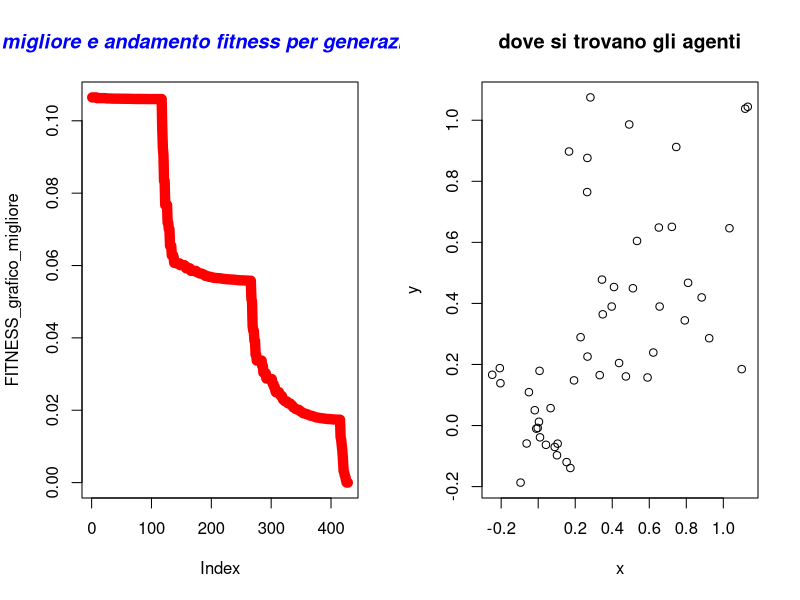

This figure's R source:
#  Author Nicola Bernabè ver 1.0 8/11/2021
# the implemented version of the GA refers to the following Journal: 
#

controllo_intervallo<-function(x,y,ub,lb){
    #message(x," ",y," ",ub," ",lb)
    if(x>ub[1]){
        x<-ub[1]
    }
    if(x<lb[1]){
        x<-lb[1]
    }
    if(y>ub[2]){
        y<-ub[2]
    }
    if(y<lb[2]){
        y<-lb[2]
    }

    return (c(x,y))
}

#prendo 2 individui che saranno i genitori presi casualmente dalla popolazione
aggiornamento_posizione<-function(Sciame,MAX_DIMENSION_Sciame,particelle_1_2_indici,gamma_parametro,alpha,ub,lb,beta_0,BEST_FITNESS,b_0,MAX_UNKNOWNS,FUNZIONE_COSTO,min_max){
 
    #Sciame[3,particelle_1_2_indici[1]]<-FUNZIONE_COSTO(Sciame[1,particelle_1_2_indici[1]],Sciame[2,particelle_1_2_indici[1]])
    if(Sciame[3,particelle_1_2_indici[1]]>Sciame[3,particelle_1_2_indici[2]] && min_max==-1){
        x<-(Sciame[1,particelle_1_2_indici[2]]-Sciame[1,particelle_1_2_indici[1]])^2
        y<-(Sciame[1,particelle_1_2_indici[2]]-Sciame[2,particelle_1_2_indici[1]])^2
        r<-x+y#non faccio la radice perchè dopo devo fare un quadrato e quindi è inutile calcolare
        #beta_0<-1
        beta<-(beta_0-b_0)*exp(-gamma_parametro*r)+b_0
        #stemps<-alpha*(runif(1, 0,MAX_DIMENSION_Sciame,)-0.5)#*scale
        stemps_x<-alpha*(runif(1, 0,MAX_UNKNOWNS)-0.5)
        stemps_y<-alpha*(runif(1, 0,MAX_UNKNOWNS)-0.5)
        Sciame[1,particelle_1_2_indici[1]]<-(1-beta)*Sciame[1,particelle_1_2_indici[1]]+beta*Sciame[1,particelle_1_2_indici[2]]+stemps_x
        Sciame[2,particelle_1_2_indici[1]]<-(1-beta)*Sciame[2,particelle_1_2_indici[1]]+beta*Sciame[2,particelle_1_2_indici[2]]+stemps_y
        #message("prima beta ",beta," steps ",stemps," "," alpha ",alpha," ",Sciame[1,particelle_1_2_indici[1]]," ",Sciame[2,particelle_1_2_indici[1]]," ",Sciame[3,particelle_1_2_indici[1]])
        x1y1<-controllo_intervallo(Sciame[1,particelle_1_2_indici[1]],Sciame[2,particelle_1_2_indici[1]],ub,lb)
        Sciame[1,particelle_1_2_indici[1]]<-x1y1[1]
        Sciame[2,particelle_1_2_indici[1]]<-x1y1[2]
        Sciame[3,particelle_1_2_indici[1]]<-FUNZIONE_COSTO(x1y1[1],x1y1[2])
        #message("dopo beta ",beta," steps ",stemps," "," alpha ",alpha," ",Sciame[1,particelle_1_2_indici[1]]," ",Sciame[2,particelle_1_2_indici[1]]," ",Sciame[3,particelle_1_2_indici[1]])
    }else if(Sciame[3,particelle_1_2_indici[1]]<Sciame[3,particelle_1_2_indici[2]] && min_max==1){
        x<-(Sciame[1,particelle_1_2_indici[2]]-Sciame[1,particelle_1_2_indici[1]])^2
        y<-(Sciame[1,particelle_1_2_indici[2]]-Sciame[2,particelle_1_2_indici[1]])^2
        r<-x+y#non faccio la radice perchè dopo devo fare un quadrato e quindi è inutile calcolare
        #beta_0<-1
        beta<-(beta_0-b_0)*exp(-gamma_parametro*r)+b_0
        #stemps<-alpha*(runif(1, 0,MAX_DIMENSION_Sciame,)-0.5)#*scale
        stemps_x<-alpha*(runif(1, 0,MAX_UNKNOWNS)-0.5)
        stemps_y<-alpha*(runif(1, 0,MAX_UNKNOWNS)-0.5)
        Sciame[1,particelle_1_2_indici[1]]<-(1-beta)*Sciame[1,particelle_1_2_indici[1]]+beta*Sciame[1,particelle_1_2_indici[2]]+stemps_x
        Sciame[2,particelle_1_2_indici[1]]<-(1-beta)*Sciame[2,particelle_1_2_indici[1]]+beta*Sciame[2,particelle_1_2_indici[2]]+stemps_y
        #message("prima beta ",beta," steps ",stemps," "," alpha ",alpha," ",Sciame[1,particelle_1_2_indici[1]]," ",Sciame[2,particelle_1_2_indici[1]]," ",Sciame[3,particelle_1_2_indici[1]])
        x1y1<-controllo_intervallo(Sciame[1,particelle_1_2_indici[1]],Sciame[2,particelle_1_2_indici[1]],ub,lb)
        Sciame[1,particelle_1_2_indici[1]]<-x1y1[1]
        Sciame[2,particelle_1_2_indici[1]]<-x1y1[2]
        Sciame[3,particelle_1_2_indici[1]]<-FUNZIONE_COSTO(x1y1[1],x1y1[2])
    }
    
    
    


    
    
    #print(rand)
    return(Sciame)
}

#aggiorni migliore fitness
aggiorna_fitness<-function(BEST_FITNESS,Migliore_fitness_generazione){
            BEST_FITNESS[1]<-Migliore_fitness_generazione[1]
            BEST_FITNESS[2]<-Migliore_fitness_generazione[2]
            BEST_FITNESS[3]<-Migliore_fitness_generazione[3]
            #BEST_FITNESS[4]<-Migliore_fitness_generazione[4]
    return(BEST_FITNESS)


}

#scorro su tutti gli individui e cerco il fitneess migliore
controllo_migliore_fitness<-function(Sciame,min_max){
    BEST_FITNESS<-c(Sciame[1,1],Sciame[2,1],Sciame[3,1])
    for(i in 2:dim(Sciame)[2]) {
        #message("controllo best ",BEST_FITNESS[3]," ",Sciame[7,i])


        if(BEST_FITNESS[3]>Sciame[3,i] && min_max==-1){#ricordo che la riga 8 è fitness corrente
            BEST_FITNESS[1]<-Sciame[1,i]#x 
            BEST_FITNESS[2]<-Sciame[2,i]#y 
            BEST_FITNESS[3]<-Sciame[3,i]#fitess corrente

        }else if(BEST_FITNESS[3]<Sciame[3,i]  && min_max==1){
            BEST_FITNESS[1]<-Sciame[1,i]#x corrente
            BEST_FITNESS[2]<-Sciame[2,i]#y corrente
            BEST_FITNESS[3]<-Sciame[3,i]#fitess corrente
        }







       


    }
    return(c(BEST_FITNESS[1],BEST_FITNESS[2],BEST_FITNESS[3]))
}
#inizializzo la matrice
inizializzazione<-function(ub, lb,MAX_UNKNOWNS,MAX_DIMENSION_Sciame,FUNZIONE_COSTO){
    Sciame<-matrix(1:1,nrow <- (MAX_UNKNOWNS)+1, ncol <- MAX_DIMENSION_Sciame)#oltre alla x e y ci aggiungo le 2 velocità, poi anche le x e y migliori della particella anche la fitness migliore della particella e quella corrente
    numero_casuale_x<-1
    numero_casuale_y <-1
    for(i in 1:dim(Sciame)[2]) {
        Sciame[1,i] <-runif(1, lb[1],ub[1] )#x
        Sciame[2,i] <-runif(1, lb[1],ub[1] )#y
        Sciame[3,i] <-FUNZIONE_COSTO(Sciame[1,i],Sciame[2,i])#fitness
        #Sciame[4,i] <-runif(1, 0,1 )#intensità luce
    }

    return (Sciame)
}
aggiorno_file_individui<-function(Sciame,MAX_DIMENSION_Sciame,generazione){
                individuo<-c()
                x<-c()
                y<-c()
                fitness<-c()
                for(i in 1:MAX_DIMENSION_Sciame) {
                    x<-c(x,Sciame[1,i])
                    y<-c(y,Sciame[2,i])
                    fitness<-c(fitness,Sciame[3,i])
                    
                    }
            df<-data.frame(x,y,fitness)
            #nome_file<-"generazione"+generazione+".cvs"
            nome_file = paste("FA generazione ",generazione,".txt",sep="")
            #write.csv(df, file=nome_file,sep=";",row.names=FALSE)
            write.table(df, file= nome_file,sep=";",row.names=FALSE)
            }

mainFA<-function(ub,lb,MAX_UNKNOWNS,MAX_DIMENSION_Sciame,Generazioni,STAZIONARIETA,min_max,stampo_generazione,precisione,gamma_parametro,theta,alpha,max_alpha,alpha_min,alpha_decrescente,beta_0,b_0,FUNZIONE_COSTO){
   

    Sciame<-inizializzazione(ub, lb,MAX_UNKNOWNS,MAX_DIMENSION_Sciame,FUNZIONE_COSTO)#inizializzo la popolazione
    BEST_FITNESS<-controllo_migliore_fitness(Sciame,min_max)
    FITNESS_grafico_migliore<-c()
    FITNESS_grafico_migliore_generazione<-c()
    #iterazioni calcolo per trovare il minimo
    indice_stazionarieta<-0#aumenta ad ogni generazione
    n_generazioni<-0
    gamma<- gamma_parametro
    for(i in 1:Generazioni){
        n_generazioni<-i
        if(alpha_decrescente==1){
            alpha<-alpha*theta
        }
        
        
        for(j_iterazioni_particelle1 in 1:MAX_DIMENSION_Sciame){#muovo tutte le particelle una volta
         for(j_interazioni_particelle2 in 1:MAX_DIMENSION_Sciame){
             particelle_1_2_indici<-c(j_iterazioni_particelle1,j_interazioni_particelle2)
             Sciame<-aggiornamento_posizione(Sciame,MAX_DIMENSION_Sciame,particelle_1_2_indici,gamma_parametro,alpha,ub,lb,beta_0,BEST_FITNESS,b_0,MAX_UNKNOWNS,FUNZIONE_COSTO,min_max)
         }
        }
        if(alpha<alpha_min && alpha_decrescente==1){
            alpha<-max_alpha
        }
        #print(alpha)
        Migliore_fitness_generazione<-controllo_migliore_fitness(Sciame,min_max)
        #message(Migliore_fitness_generazione," alpha ",alpha)
        if(Migliore_fitness_generazione[3]<BEST_FITNESS[3]  && min_max==-1){#minimizzo
            BEST_FITNESS<-aggiorna_fitness(BEST_FITNESS,Migliore_fitness_generazione)
            indice_stazionarieta=0#ritorno a 0 la stazionarietà
            message("migliore soluzione-> x ",BEST_FITNESS[1]," y ",BEST_FITNESS[2]," fitness ",BEST_FITNESS[3])
        }else if(Migliore_fitness_generazione[3]>BEST_FITNESS[3]  && min_max==1){#minimizzo
            BEST_FITNESS<-aggiorna_fitness(BEST_FITNESS,Migliore_fitness_generazione)
            indice_stazionarieta=0#ritorno a 0 la stazionarietà
            message("migliore soluzione-> x ",BEST_FITNESS[1]," y ",BEST_FITNESS[2]," fitness ",BEST_FITNESS[3])
        }
        FITNESS_grafico_migliore<-c(FITNESS_grafico_migliore,BEST_FITNESS[3])
        FITNESS_grafico_migliore_generazione<-c(FITNESS_grafico_migliore_generazione,Migliore_fitness_generazione[3])

        if(indice_stazionarieta>=STAZIONARIETA){
            message("troppo stazionaria ","generazione-> ",i," stazionario->",indice_stazionarieta)
            aggiorno_file_individui(Sciame,MAX_DIMENSION_Sciame,i)
            break
        }else{
            indice_stazionarieta=indice_stazionarieta+1
        }
        if((i%%stampo_generazione)==0){#stampo così so che sta facendo qualcosa
            message("generazione-> ",i," stazionario->",indice_stazionarieta)
            aggiorno_file_individui(Sciame,MAX_DIMENSION_Sciame,i)
        }
        if(BEST_FITNESS[3]<precisione && min_max==-1){
            message("finito algoritmo FA, sono riuscito ad avere una soluzione molto buona ed è ",BEST_FITNESS[3]," alla generazione-> ",i)
            aggiorno_file_individui(Sciame,MAX_DIMENSION_Sciame,i)
            break
        }else if(BEST_FITNESS[3]>precisione && min_max==1){
            message("finito algoritmo FA, sono riuscito ad avere una soluzione molto buona ed è ",BEST_FITNESS[3]," alla generazione-> ",i)
            aggiorno_file_individui(Sciame,MAX_DIMENSION_Sciame,i)
            break
        }
    }
    windows()
    par(mfrow=c(1,2))
    plot(FITNESS_grafico_migliore, type="l", col="red",lwd=10)
    #lines(FITNESS_grafico_migliore_generazione, type="l", col="blue",lty=5)
    title(main="migliore e andamento fitness per generazione", col.main="blue", font.main="4")
    
    x_particelle<-c()
    y_particelle<-c()
    for(x_y in 1:MAX_DIMENSION_Sciame){
        x_particelle<-c(x_particelle,Sciame[1,x_y])
        y_particelle<-c(y_particelle,Sciame[2,x_y])
    }

    plot(x_particelle, y_particelle, xlab="x",ylab="y", main="dove si trovano gli agenti") 
    #print(Sciame)
    
    #print(FUNZIONE_COSTO(512,404.2319))
    #print(FUNZIONE_COSTO(526.891824703338,-600))
    BEST_FITNESS<-list(BEST_FITNESS,"FA",n_generazioni)
    return (BEST_FITNESS)

}





#riesco a trovare la soluzione con questi intervalli 
#miliardo
#ub<-c(1000000000,1000000000)  # upper bound of the unknowns
#lb<-c(-1000000000,-1000000000)  #lower bound of the unknowns

#milione
#ub<-c(1000000,1000000)  # upper bound of the unknowns
#lb<-c(-1000000,-1000000)  #lower bound of the unknowns

#ub<-c(10000,10000)  # upper bound of the unknowns
#lb<-c(-10000,-10000)  #lower bound of the unknowns

ub<-c(100,100)  # upper bound of the unknowns
lb<-c(-100,-100)  #lower bound of the unknowns

#ub<-c(512,512)  
#lb<-c(-512,-512)
MAX_UNKNOWNS<-2  #numero variabili
MAX_DIMENSION_Sciame<-50#dimensione popolazione
Generazioni<-500000
STAZIONARIETA<-5000
min_max<--1#-1 minimizzo,1 massimizzo
percentuale_generazione_stampo<-10  #ogni 10% delle generazioni fatte stampo su file tutti gli individui
stampo_generazione<-Generazioni/percentuale_generazione_stampo
#massimizzo
#precisione<-11.999999#Parabolic Function
#precisione<-79.999#rastrigin function 
#precisione<-414.23847913128#Parabolic Function

#minimizzo
precisione<-0.0000001#
#precisione<--0.999999#Easom function
#precisione<-0.2925789999#Schaffer function N. 4 f(0,+-1.25313)=0.292579
#precisione<--0.999999#per funzioni con minimo negativo
#precisione<--959.6406#Eggholder function   f(512,404.2319)=-959.6407   i domini x e y   ub<-c(512,512)  lb<-c(-512,-512)

gamma_parametro<-1#(da 0.01 a 100 o 1/sqrt(ub[1]) anche 1 va bene)
theta<-0.95#da 0.95 a 0.97  Randomness reduction factor theta=10^(-5/tMax) 
max_alpha<-1
alpha_decrescente<-1#0 costante,1 decrescente
alpha<-0.2#si potrebbe anche fare costante 0.2 ho visto che funziona bene lo stesso
alpha_min<-0.0005
beta_0<-1
b_0<-1#numero positivo intero che determina l' attattività con r=0 in genere va bene 1



FUNZIONE_COSTO<-function(x,y){
    #z<-(100*(y-(x)^2)^2)+(1-x)^2#FUNZIONE_COSTO banana  f(1,1)=0
    #z<-((1-x)^2)+100*((y-x^2))^2#Rosenbrock function constrained with a cubic and a line  sol f(1,1)=0
    #z<-(1.5-x+x*y)^2+(2.25-x+x*y^2)^2+(2.625-x+x*y^3)^2#Beale function f(3,0.5)=0
    #z<-0.26*(x^2+y^2)-0.48*x*y#Matyas function f(0,0)=0
    #z<-(sin(3*pi*x))^2+(x-1)^2*(1+sin(3*pi*y))+(y-1)^2*(1+(sin(2*pi*y))^2)#Lévi function N.13  f(1,1)=0
    z<-0.5+((sin(x^2-y^2))^2-0.5)/(1+0.001*(x^2+y^2))^2#Schaffer function N. 2  f(0,0)=0
    #z<-2*x^2-1.05*x^4+(x^6/6)+x*y+y^2#THREE-HUMP CAMEL FUNCTION xi  [-5, 5]  f(0,0)=0
    #z<--20*exp(-0.2*sqrt((1/2)*(x*x+y*y)))-exp(1/2*((cos(2*pi*x)+cos(2*pi*y))))+20+exp(1)#ACKLEY FUNCTION xi  [-32.768, 32.768]  f(0,0)=0
    #z<-10*2+((x^2-10*cos(2*pi*x))+(y^2-10*cos(2*pi*y)))#RASTRIGIN FUNCTION f(0,0)=0 xi [-5.12, 5.12]
    #z<-(x+2*y-7)^2+(2*x+y-5)^2#BOOTH FUNCTION  xi [-10, 10] f(1,3)=0
    #z<-0.5+(((cos(sin(abs(x^2-y^2))))^2 - 0.5)/((1 + 0.001*(x^2+y^2))^2))#Schaffer function N. 4 f(0,+-1.25313)=0.292579
    #massimizzare
    #z<-12-(x^2+y^2)/100 #Parabolic Function  f(0,0)=12 non so ma il massimo è 12
    #z<-80-(20+x^2+y^2-10*(cos(2*pi*x)+cos(2*pi*y)))#rastrigin function f(0,0)=80
    #z<-275-((x^4-16*x^2+5*x*0.5)+(y^4-16*y^2+5*y*0.5)+3)#Styblinski Function f(-2.8667,-2.8667)=414.23847913
    return (z)
}
soluzione<-mainFA(ub,lb,MAX_UNKNOWNS,MAX_DIMENSION_Sciame,Generazioni,STAZIONARIETA,min_max,stampo_generazione,precisione,gamma_parametro,theta,alpha,max_alpha,alpha_min,alpha_decrescente,beta_0,b_0,FUNZIONE_COSTO)
#print(soluzione)


algoritmo<-c(soluzione[[2]][1])
x<-c(soluzione[[1]][1])
y<-c(soluzione[[1]][2])
fitness<-c(soluzione[[1]][5])
generazioni_soluzione<-c(soluzione[[3]][1])
df<-data.frame(algoritmo,x,y,fitness,generazioni_soluzione)
write.table(df, file="soluzione FA.txt",sep=";",row.names=FALSE)